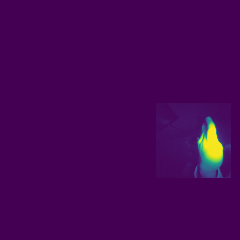
#> input picture original_dataset/aug_hand/frame_00_08_0160.png, 240 x 240 px; its folder holds only this picture in this run
$ python fisheye.py
#> lines starting #> are read from the running program, lines starting #| are printed output that depends on the picture
from skimage import transform, data, io
import numpy as np
import matplotlib.pyplot as plt
import os
from tqdm import tqdm
def fisheye(xy):
    center = np.mean(xy, axis=0)
    xc, yc = (xy - center).T
    # Polar coordinates
    r = np.sqrt(xc**2 + yc**2)
    theta = np.arctan2(yc, xc)

    r = 0.8 * np.exp(r**(1/2.1) / 1.8)

    return np.column_stack((
        r * np.cos(theta), r * np.sin(theta)
        )) + center
l = ['aug_hand']
dirs = os.listdir('./original_dataset')
for dir in dirs:
        if dir not in l:
                continue
        imgs = os.listdir('./original_dataset/'+dir+'/')
        for img in tqdm(imgs):
                try:
                        image = io.imread('./original_dataset/'+dir+'/'+img)
#> image is the input picture: shape (240, 240, 4); mean R, G, B, A 69.4, 5.4, 85.2, 255
                        out = transform.warp(image, fisheye)
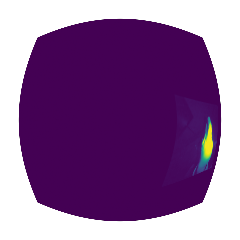
#> out: shape (240, 240, 4) float64; mean R, G, B, A 0.166, 0.0102, 0.205, 0.615; transparent parts drawn white
                        sizes = out.shape
#> sizes = (240, 240, 4)
                        height = float(sizes[0])
#> height = 240
                        width = float(sizes[1])
#> width = 240
                        fig = plt.figure(figsize=(6,6),dpi=240)
                        fig.set_size_inches(width/height, 1, forward=False)
                        ax = plt.Axes(fig, [0., 0., 1., 1.])
                        ax.set_axis_off()
                        fig.add_axes(ax)
                        plt.axis('off')
                        plt.imshow(out)
                        plt.savefig('./dataset/aug_fish_hand/'+'/'+img, dpi = height)
                        plt.close()
                except:
                        print("err  ",img)
                        continue
